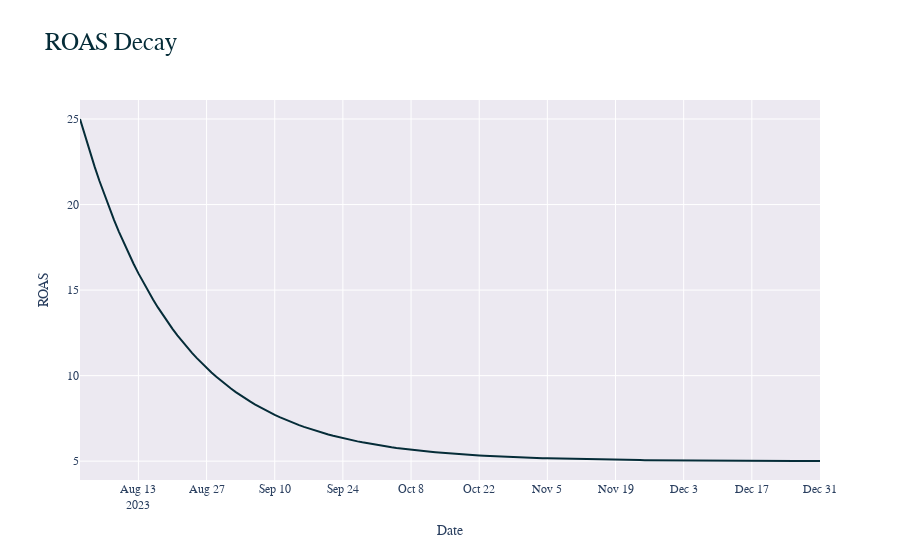

Notebook cell for this chart:
### Code cell
# Plot conversion rates
cr_fig = go.Figure(data=go.Scatter(x=adspend_df['date'], y=roas_decay, name='ROAS'))
cr_fig.update_layout(title='ROAS Decay', xaxis_title='Date', yaxis_title='ROAS')
cr_fig.update_traces(line_color='#052c38')
cr_fig.update_layout(plot_bgcolor='#ece9f1')
# change the font to courier
cr_fig.update_layout(font_family='Courier New')
# Make the text bold
cr_fig.update_layout(title_font=dict(size=25, family='Courier New', color='#052c38'))
cr_fig.show()

### Figure 1 — Plotly figure (JSON) as saved in the notebook; plotly's stock layout.template omitted (floating-point values rounded to 4 significant figures; data arrays with more than 128 entries replaced by an {"elided": "..."} marker saying what was removed)
{"data": [{"line": {"color": "#052c38"}, "name": "ROAS", "type": "scatter", "x": {"elided": "153 str values"}, "y": {"elided": "153 float values"}}], "layout": {"font": {"family": "Courier New"}, "plot_bgcolor": "#ece9f1", "title": {"font": {"color": "#052c38", "family": "Courier New", "size": 25}, "text": "ROAS Decay"}, "xaxis": {"title": {"text": "Date"}}, "yaxis": {"title": {"text": "ROAS"}}}}
